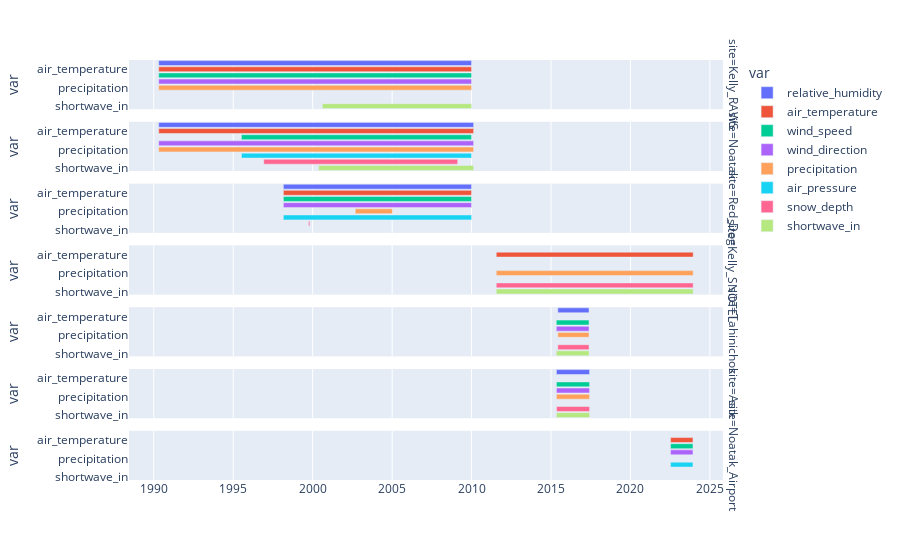

Notebook source saved alongside this figure:
### Code cell
fig=px.timeline(sites_minmax.loc[sites_minmax['var'].isin(needed_vars)].sort_values(['min', 'site']),
                  x_start='min',
                  x_end='max',
                  y='var',
                  color='var',
                  facet_row='site',
                  height=1200)
fig.write_image('NorthernSiteCoverage.jpg')
fig.show()

### Figure 1 — Plotly figure (JSON) as saved in the notebook; plotly's stock layout.template omitted (floating-point values rounded to 4 significant figures)
{"data": [{"alignmentgroup": "True", "base": ["1990-04-23T16:00:00+00:00"], "hovertemplate": "var=%{y}<br>site=Kelly_RAWS<br>min=%{base}<br>max=%{x}<extra></extra>", "legendgroup": "relative_humidity", "marker": {"color": "#636efa", "pattern": {"shape": ""}}, "name": "relative_humidity", "offsetgroup": "relative_humidity", "orientation": "h", "showlegend": true, "textposition": "auto", "type": "bar", "x": [621446400000], "xaxis": "x7", "y": ["relative_humidity"], "yaxis": "y7"}, {"alignmentgroup": "True", "base": ["1990-04-23T18:00:00+00:00"], "hovertemplate": "var=%{y}<br>site=Noatak<br>min=%{base}<br>max=%{x}<extra></extra>", "legendgroup": "relative_humidity", "marker": {"color": "#636efa", "pattern": {"shape": ""}}, "name": "relative_humidity", "offsetgroup": "relative_humidity", "orientation": "h", "showlegend": false, "textposition": "auto", "type": "bar", "x": [625521600000], "xaxis": "x6", "y": ["relative_humidity"], "yaxis": "y6"}, {"alignmentgroup": "True", "base": ["1998-02-26T19:00:00+00:00"], "hovertemplate": "var=%{y}<br>site=Red_Dog<br>min=%{base}<br>max=%{x}<extra></extra>", "legendgroup": "relative_humidity", "marker": {"color": "#636efa", "pattern": {"shape": ""}}, "name": "relative_humidity", "offsetgroup": "relative_humidity", "orientation": "h", "showlegend": false, "textposition": "auto", "type": "bar", "x": [373770000000], "xaxis": "x5", "y": ["relative_humidity"], "yaxis": "y5"}, {"alignmentgroup": "True", "base": ["2015-06-06T22:00:00+00:00"], "hovertemplate": "var=%{y}<br>site=Tahinichok<br>min=%{base}<br>max=%{x}<extra></extra>", "legendgroup": "relative_humidity", "marker": {"color": "#636efa", "pattern": {"shape": ""}}, "name": "relative_humidity", "offsetgroup": "relative_humidity", "orientation": "h", "showlegend": false, "textposition": "auto", "type": "bar", "x": [61984800000], "xaxis": "x3", "y": ["relative_humidity"], "yaxis": "y3"}, {"alignmentgroup": "True", "base": ["2015-05-05T14:00:00+00:00"], "hovertemplate": "var=%{y}<br>site=Asik<br>min=%{base}<br>max=%{x}<extra></extra>", "legendgroup": "relative_humidity", "marker": {"color": "#636efa", "pattern": {"shape": ""}}, "name": "relative_humidity", "offsetgroup": "relative_humidity", "orientation": "h", "showlegend": false, "textposition": "auto", "type": "bar", "x": [65854800000], "xaxis": "x2", "y": ["relative_humidity"], "yaxis": "y2"}, {"alignmentgroup": "True", "base": ["1990-04-23T16:00:00+00:00"], "hovertemplate": "var=%{y}<br>site=Kelly_RAWS<br>min=%{base}<br>max=%{x}<extra></extra>", "legendgroup": "air_temperature", "marker": {"color": "#EF553B", "pattern": {"shape": ""}}, "name": "air_temperature", "offsetgroup": "air_temperature", "orientation": "h", "showlegend": true, "textposition": "auto", "type": "bar", "x": [621446400000], "xaxis": "x7", "y": ["air_temperature"], "yaxis": "y7"}, {"alignmentgroup": "True", "base": ["1990-04-23T18:00:00+00:00"], "hovertemplate": "var=%{y}<br>site=Noatak<br>min=%{base}<br>max=%{x}<extra></extra>", "legendgroup": "air_temperature", "marker": {"color": "#EF553B", "pattern": {"shape": ""}}, "name": "air_temperature", "offsetgroup": "air_temperature", "orientation": "h", "showlegend": false, "textposition": "auto", "type": "bar", "x": [625521600000], "xaxis": "x6", "y": ["air_temperature"], "yaxis": "y6"}, {"alignmentgroup": "True", "base": ["1998-02-26T19:00:00+00:00"], "hovertemplate": "var=%{y}<br>site=Red_Dog<br>min=%{base}<br>max=%{x}<extra></extra>", "legendgroup": "air_temperature", "marker": {"color": "#EF553B", "pattern": {"shape": ""}}, "name": "air_temperature", "offsetgroup": "air_temperature", "orientation": "h", "showlegend": false, "textposition": "auto", "type": "bar", "x": [373770000000], "xaxis": "x5", "y": ["air_temperature"], "yaxis": "y5"}, {"alignmentgroup": "True", "base": ["2011-07-22T16:00:00+00:00"], "hovertemplate": "var=%{y}<br>site=Kelly_SNOTEL<br>min=%{base}<br>max=%{x}<extra></extra>", "legendgroup": "air_temperature", "marker": {"color": "#EF553B", "pattern": {"shape": ""}}, "name": "air_temperature", "offsetgroup": "air_temperature", "orientation": "h", "showlegend": false, "textposition": "auto", "type": "bar", "x": [391140000000], "xaxis": "x4", "y": ["air_temperature"], "yaxis": "y4"}, {"alignmentgroup": "True", "base": ["2015-05-03T00:00:00+00:00"], "hovertemplate": "var=%{y}<br>site=Tahinichok<br>min=%{base}<br>max=%{x}<extra></extra>", "legendgroup": "air_temperature", "marker": {"color": "#EF553B", "pattern": {"shape": ""}}, "name": "air_temperature", "offsetgroup": "air_temperature", "orientation": "h", "showlegend": false, "textposition": "auto", "type": "bar", "x": [190800000], "xaxis": "x3", "y": ["air_temperature"], "yaxis": "y3"}, {"alignmentgroup": "True", "base": ["2022-07-11T21:26:00+00:00"], "hovertemplate": "var=%{y}<br>site=Noatak_Airport<br>min=%{base}<br>max=%{x}<extra></extra>", "legendgroup": "air_temperature", "marker": {"color": "#EF553B", "pattern": {"shape": ""}}, "name": "air_temperature", "offsetgroup": "air_temperature", "orientation": "h", "showlegend": false, "textposition": "auto", "type": "bar", "x": [44479800000], "xaxis": "x", "y": ["air_temperature"], "yaxis": "y"}, {"alignmentgroup": "True", "base": ["1990-04-23T16:00:00+00:00"], "hovertemplate": "var=%{y}<br>site=Kelly_RAWS<br>min=%{base}<br>max=%{x}<extra></extra>", "legendgroup": "wind_speed", "marker": {"color": "#00cc96", "pattern": {"shape": ""}}, "name": "wind_speed", "offsetgroup": "wind_speed", "orientation": "h", "showlegend": true, "textposition": "auto", "type": "bar", "x": [621446400000], "xaxis": "x7", "y": ["wind_speed"], "yaxis": "y7"}, {"alignmentgroup": "True", "base": ["1995-07-08T21:00:00+00:00"], "hovertemplate": "var=%{y}<br>site=Noatak<br>min=%{base}<br>max=%{x}<extra></extra>", "legendgroup": "wind_speed", "marker": {"color": "#00cc96", "pattern": {"shape": ""}}, "name": "wind_speed", "offsetgroup": "wind_speed", "orientation": "h", "showlegend": false, "textposition": "auto", "type": "bar", "x": [457065360000], "xaxis": "x6", "y": ["wind_speed"], "yaxis": "y6"}, {"alignmentgroup": "True", "base": ["1998-02-26T19:00:00+00:00"], "hovertemplate": "var=%{y}<br>site=Red_Dog<br>min=%{base}<br>max=%{x}<extra></extra>", "legendgroup": "wind_speed", "marker": {"color": "#00cc96", "pattern": {"shape": ""}}, "name": "wind_speed", "offsetgroup": "wind_speed", "orientation": "h", "showlegend": false, "textposition": "auto", "type": "bar", "x": [373770000000], "xaxis": "x5", "y": ["wind_speed"], "yaxis": "y5"}, {"alignmentgroup": "True", "base": ["2015-05-03T00:00:00+00:00"], "hovertemplate": "var=%{y}<br>site=Tahinichok<br>min=%{base}<br>max=%{x}<extra></extra>", "legendgroup": "wind_speed", "marker": {"color": "#00cc96", "pattern": {"shape": ""}}, "name": "wind_speed", "offsetgroup": "wind_speed", "orientation": "h", "showlegend": false, "textposition": "auto", "type": "bar", "x": [65001600000], "xaxis": "x3", "y": ["wind_speed"], "yaxis": "y3"}, {"alignmentgroup": "True", "base": ["2015-05-05T14:00:00+00:00"], "hovertemplate": "var=%{y}<br>site=Asik<br>min=%{base}<br>max=%{x}<extra></extra>", "legendgroup": "wind_speed", "marker": {"color": "#00cc96", "pattern": {"shape": ""}}, "name": "wind_speed", "offsetgroup": "wind_speed", "orientation": "h", "showlegend": false, "textposition": "auto", "type": "bar", "x": [65854800000], "xaxis": "x2", "y": ["wind_speed"], "yaxis": "y2"}, {"alignmentgroup": "True", "base": ["2022-07-11T21:26:00+00:00"], "hovertemplate": "var=%{y}<br>site=Noatak_Airport<br>min=%{base}<br>max=%{x}<extra></extra>", "legendgroup": "wind_speed", "marker": {"color": "#00cc96", "pattern": {"shape": ""}}, "name": "wind_speed", "offsetgroup": "wind_speed", "orientation": "h", "showlegend": false, "textposition": "auto", "type": "bar", "x": [44479800000], "xaxis": "x", "y": ["wind_speed"], "yaxis": "y"}, {"alignmentgroup": "True", "base": ["1990-04-23T16:00:00+00:00"], "hovertemplate": "var=%{y}<br>site=Kelly_RAWS<br>min=%{base}<br>max=%{x}<extra></extra>", "legendgroup": "wind_direction", "marker": {"color": "#ab63fa", "pattern": {"shape": ""}}, "name": "wind_direction", "offsetgroup": "wind_direction", "orientation": "h", "showlegend": true, "textposition": "auto", "type": "bar", "x": [621446400000], "xaxis": "x7", "y": ["wind_direction"], "yaxis": "y7"}, {"alignmentgroup": "True", "base": ["1990-04-23T18:00:00+00:00"], "hovertemplate": "var=%{y}<br>site=Noatak<br>min=%{base}<br>max=%{x}<extra></extra>", "legendgroup": "wind_direction", "marker": {"color": "#ab63fa", "pattern": {"shape": ""}}, "name": "wind_direction", "offsetgroup": "wind_direction", "orientation": "h", "showlegend": false, "textposition": "auto", "type": "bar", "x": [625521600000], "xaxis": "x6", "y": ["wind_direction"], "yaxis": "y6"}, {"alignmentgroup": "True", "base": ["1998-02-26T19:00:00+00:00"], "hovertemplate": "var=%{y}<br>site=Red_Dog<br>min=%{base}<br>max=%{x}<extra></extra>", "legendgroup": "wind_direction", "marker": {"color": "#ab63fa", "pattern": {"shape": ""}}, "name": "wind_direction", "offsetgroup": "wind_direction", "orientation": "h", "showlegend": false, "textposition": "auto", "type": "bar", "x": [373770000000], "xaxis": "x5", "y": ["wind_direction"], "yaxis": "y5"}, {"alignmentgroup": "True", "base": ["2015-05-03T00:00:00+00:00"], "hovertemplate": "var=%{y}<br>site=Tahinichok<br>min=%{base}<br>max=%{x}<extra></extra>", "legendgroup": "wind_direction", "marker": {"color": "#ab63fa", "pattern": {"shape": ""}}, "name": "wind_direction", "offsetgroup": "wind_direction", "orientation": "h", "showlegend": false, "textposition": "auto", "type": "bar", "x": [65001600000], "xaxis": "x3", "y": ["wind_direction"], "yaxis": "y3"}, {"alignmentgroup": "True", "base": ["2015-05-05T14:00:00+00:00"], "hovertemplate": "var=%{y}<br>site=Asik<br>min=%{base}<br>max=%{x}<extra></extra>", "legendgroup": "wind_direction", "marker": {"color": "#ab63fa", "pattern": {"shape": ""}}, "name": "wind_direction", "offsetgroup": "wind_direction", "orientation": "h", "showlegend": false, "textposition": "auto", "type": "bar", "x": [65854800000], "xaxis": "x2", "y": ["wind_direction"], "yaxis": "y2"}, {"alignmentgroup": "True", "base": ["2022-07-11T21:26:00+00:00"], "hovertemplate": "var=%{y}<br>site=Noatak_Airport<br>min=%{base}<br>max=%{x}<extra></extra>", "legendgroup": "wind_direction", "marker": {"color": "#ab63fa", "pattern": {"shape": ""}}, "name": "wind_direction", "offsetgroup": "wind_direction", "orientation": "h", "showlegend": false, "textposition": "auto", "type": "bar", "x": [44479800000], "xaxis": "x", "y": ["wind_direction"], "yaxis": "y"}, {"alignmentgroup": "True", "base": ["1990-04-23T17:00:00+00:00"], "hovertemplate": "var=%{y}<br>site=Kelly_RAWS<br>min=%{base}<br>max=%{x}<extra></extra>", "legendgroup": "precipitation", "marker": {"color": "#FFA15A", "pattern": {"shape": ""}}, "name": "precipitation", "offsetgroup": "precipitation", "orientation": "h", "showlegend": true, "textposition": "auto", "type": "bar", "x": [621442800000], "xaxis": "x7", "y": ["precipitation"], "yaxis": "y7"}, {"alignmentgroup": "True", "base": ["1990-04-23T19:00:00+00:00"], "hovertemplate": "var=%{y}<br>site=Noatak<br>min=%{base}<br>max=%{x}<extra></extra>", "legendgroup": "precipitation", "marker": {"color": "#FFA15A", "pattern": {"shape": ""}}, "name": "precipitation", "offsetgroup": "precipitation", "orientation": "h", "showlegend": false, "textposition": "auto", "type": "bar", "x": [625518000000], "xaxis": "x6", "y": ["precipitation"], "yaxis": "y6"}, {"alignmentgroup": "True", "base": ["2002-09-06T07:53:00+00:00"], "hovertemplate": "var=%{y}<br>site=Red_Dog<br>min=%{base}<br>max=%{x}<extra></extra>", "legendgroup": "precipitation", "marker": {"color": "#FFA15A", "pattern": {"shape": ""}}, "name": "precipitation", "offsetgroup": "precipitation", "orientation": "h", "showlegend": false, "textposition": "auto", "type": "bar", "x": [73717200000], "xaxis": "x5", "y": ["precipitation"], "yaxis": "y5"}, {"alignmentgroup": "True", "base": ["2011-07-22T16:00:00+00:00"], "hovertemplate": "var=%{y}<br>site=Kelly_SNOTEL<br>min=%{base}<br>max=%{x}<extra></extra>", "legendgroup": "precipitation", "marker": {"color": "#FFA15A", "pattern": {"shape": ""}}, "name": "precipitation", "offsetgroup": "precipitation", "orientation": "h", "showlegend": false, "textposition": "auto", "type": "bar", "x": [391140000000], "xaxis": "x4", "y": ["precipitation"], "yaxis": "y4"}, {"alignmentgroup": "True", "base": ["2015-06-06T21:00:00+00:00"], "hovertemplate": "var=%{y}<br>site=Tahinichok<br>min=%{base}<br>max=%{x}<extra></extra>", "legendgroup": "precipitation", "marker": {"color": "#FFA15A", "pattern": {"shape": ""}}, "name": "precipitation", "offsetgroup": "precipitation", "orientation": "h", "showlegend": false, "textposition": "auto", "type": "bar", "x": [61988400000], "xaxis": "x3", "y": ["precipitation"], "yaxis": "y3"}, {"alignmentgroup": "True", "base": ["2015-05-05T14:00:00+00:00"], "hovertemplate": "var=%{y}<br>site=Asik<br>min=%{base}<br>max=%{x}<extra></extra>", "legendgroup": "precipitation", "marker": {"color": "#FFA15A", "pattern": {"shape": ""}}, "name": "precipitation", "offsetgroup": "precipitation", "orientation": "h", "showlegend": false, "textposition": "auto", "type": "bar", "x": [65854800000], "xaxis": "x2", "y": ["precipitation"], "yaxis": "y2"}, {"alignmentgroup": "True", "base": ["1995-07-08T21:00:00+00:00"], "hovertemplate": "var=%{y}<br>site=Noatak<br>min=%{base}<br>max=%{x}<extra></extra>", "legendgroup": "air_pressure", "marker": {"color": "#19d3f3", "pattern": {"shape": ""}}, "name": "air_pressure", "offsetgroup": "air_pressure", "orientation": "h", "showlegend": true, "textposition": "auto", "type": "bar", "x": [457065360000], "xaxis": "x6", "y": ["air_pressure"], "yaxis": "y6"}, {"alignmentgroup": "True", "base": ["1998-02-26T19:00:00+00:00"], "hovertemplate": "var=%{y}<br>site=Red_Dog<br>min=%{base}<br>max=%{x}<extra></extra>", "legendgroup": "air_pressure", "marker": {"color": "#19d3f3", "pattern": {"shape": ""}}, "name": "air_pressure", "offsetgroup": "air_pressure", "orientation": "h", "showlegend": false, "textposition": "auto", "type": "bar", "x": [373770000000], "xaxis": "x5", "y": ["air_pressure"], "yaxis": "y5"}, {"alignmentgroup": "True", "base": ["2022-07-11T21:56:00+00:00"], "hovertemplate": "var=%{y}<br>site=Noatak_Airport<br>min=%{base}<br>max=%{x}<extra></extra>", "legendgroup": "air_pressure", "marker": {"color": "#19d3f3", "pattern": {"shape": ""}}, "name": "air_pressure", "offsetgroup": "air_pressure", "orientation": "h", "showlegend": false, "textposition": "auto", "type": "bar", "x": [44478000000], "xaxis": "x", "y": ["air_pressure"], "yaxis": "y"}, {"alignmentgroup": "True", "base": ["1996-12-02T21:00:00+00:00"], "hovertemplate": "var=%{y}<br>site=Noatak<br>min=%{base}<br>max=%{x}<extra></extra>", "legendgroup": "snow_depth", "marker": {"color": "#FF6692", "pattern": {"shape": ""}}, "name": "snow_depth", "offsetgroup": "snow_depth", "orientation": "h", "showlegend": true, "textposition": "auto", "type": "bar", "x": [385171200000], "xaxis": "x6", "y": ["snow_depth"], "yaxis": "y6"}, {"alignmentgroup": "True", "base": ["1999-09-29T20:58:00+00:00"], "hovertemplate": "var=%{y}<br>site=Red_Dog<br>min=%{base}<br>max=%{x}<extra></extra>", "legendgroup": "snow_depth", "marker": {"color": "#FF6692", "pattern": {"shape": ""}}, "name": "snow_depth", "offsetgroup": "snow_depth", "orientation": "h", "showlegend": false, "textposition": "auto", "type": "bar", "x": [2491320000], "xaxis": "x5", "y": ["snow_depth"], "yaxis": "y5"}, {"alignmentgroup": "True", "base": ["2011-07-22T16:00:00+00:00"], "hovertemplate": "var=%{y}<br>site=Kelly_SNOTEL<br>min=%{base}<br>max=%{x}<extra></extra>", "legendgroup": "snow_depth", "marker": {"color": "#FF6692", "pattern": {"shape": ""}}, "name": "snow_depth", "offsetgroup": "snow_depth", "orientation": "h", "showlegend": false, "textposition": "auto", "type": "bar", "x": [391140000000], "xaxis": "x4", "y": ["snow_depth"], "yaxis": "y4"}, {"alignmentgroup": "True", "base": ["2015-06-06T22:00:00+00:00"], "hovertemplate": "var=%{y}<br>site=Tahinichok<br>min=%{base}<br>max=%{x}<extra></extra>", "legendgroup": "snow_depth", "marker": {"color": "#FF6692", "pattern": {"shape": ""}}, "name": "snow_depth", "offsetgroup": "snow_depth", "orientation": "h", "showlegend": false, "textposition": "auto", "type": "bar", "x": [61984800000], "xaxis": "x3", "y": ["snow_depth"], "yaxis": "y3"}, {"alignmentgroup": "True", "base": ["2015-05-08T12:00:00+00:00"], "hovertemplate": "var=%{y}<br>site=Asik<br>min=%{base}<br>max=%{x}<extra></extra>", "legendgroup": "snow_depth", "marker": {"color": "#FF6692", "pattern": {"shape": ""}}, "name": "snow_depth", "offsetgroup": "snow_depth", "orientation": "h", "showlegend": false, "textposition": "auto", "type": "bar", "x": [65602800000], "xaxis": "x2", "y": ["snow_depth"], "yaxis": "y2"}, {"alignmentgroup": "True", "base": ["2000-08-10T20:00:00+00:00"], "hovertemplate": "var=%{y}<br>site=Kelly_RAWS<br>min=%{base}<br>max=%{x}<extra></extra>", "legendgroup": "shortwave_in", "marker": {"color": "#B6E880", "pattern": {"shape": ""}}, "name": "shortwave_in", "offsetgroup": "shortwave_in", "orientation": "h", "showlegend": true, "textposition": "auto", "type": "bar", "x": [296395200000], "xaxis": "x7", "y": ["shortwave_in"], "yaxis": "y7"}, {"alignmentgroup": "True", "base": ["2000-05-18T13:00:00+00:00"], "hovertemplate": "var=%{y}<br>site=Noatak<br>min=%{base}<br>max=%{x}<extra></extra>", "legendgroup": "shortwave_in", "marker": {"color": "#B6E880", "pattern": {"shape": ""}}, "name": "shortwave_in", "offsetgroup": "shortwave_in", "orientation": "h", "showlegend": false, "textposition": "auto", "type": "bar", "x": [307760400000], "xaxis": "x6", "y": ["shortwave_in"], "yaxis": "y6"}, {"alignmentgroup": "True", "base": ["2011-07-22T16:00:00+00:00"], "hovertemplate": "var=%{y}<br>site=Kelly_SNOTEL<br>min=%{base}<br>max=%{x}<extra></extra>", "legendgroup": "shortwave_in", "marker": {"color": "#B6E880", "pattern": {"shape": ""}}, "name": "shortwave_in", "offsetgroup": "shortwave_in", "orientation": "h", "showlegend": false, "textposition": "auto", "type": "bar", "x": [391136400000], "xaxis": "x4", "y": ["shortwave_in"], "yaxis": "y4"}, {"alignmentgroup": "True", "base": ["2015-05-03T00:00:00+00:00"], "hovertemplate": "var=%{y}<br>site=Tahinichok<br>min=%{base}<br>max=%{x}<extra></extra>", "legendgroup": "shortwave_in", "marker": {"color": "#B6E880", "pattern": {"shape": ""}}, "name": "shortwave_in", "offsetgroup": "shortwave_in", "orientation": "h", "showlegend": false, "textposition": "auto", "type": "bar", "x": [65001600000], "xaxis": "x3", "y": ["shortwave_in"], "yaxis": "y3"}, {"alignmentgroup": "True", "base": ["2015-05-05T14:00:00+00:00"], "hovertemplate": "var=%{y}<br>site=Asik<br>min=%{base}<br>max=%{x}<extra></extra>", "legendgroup": "shortwave_in", "marker": {"color": "#B6E880", "pattern": {"shape": ""}}, "name": "shortwave_in", "offsetgroup": "shortwave_in", "orientation": "h", "showlegend": false, "textposition": "auto", "type": "bar", "x": [65854800000], "xaxis": "x2", "y": ["shortwave_in"], "yaxis": "y2"}], "layout": {"annotations": [{"font": {}, "showarrow": false, "text": "site=Noatak_Airport", "textangle": 90, "x": 0.98, "xanchor": "left", "xref": "paper", "y": 0.05857, "yanchor": "middle", "yref": "paper"}, {"font": {}, "showarrow": false, "text": "site=Asik", "textangle": 90, "x": 0.98, "xanchor": "left", "xref": "paper", "y": 0.2057, "yanchor": "middle", "yref": "paper"}, {"font": {}, "showarrow": false, "text": "site=Tahinichok", "textangle": 90, "x": 0.98, "xanchor": "left", "xref": "paper", "y": 0.3529, "yanchor": "middle", "yref": "paper"}, {"font": {}, "showarrow": false, "text": "site=Kelly_SNOTEL", "textangle": 90, "x": 0.98, "xanchor": "left", "xref": "paper", "y": 0.5, "yanchor": "middle", "yref": "paper"}, {"font": {}, "showarrow": false, "text": "site=Red_Dog", "textangle": 90, "x": 0.98, "xanchor": "left", "xref": "paper", "y": 0.6471, "yanchor": "middle", "yref": "paper"}, {"font": {}, "showarrow": false, "text": "site=Noatak", "textangle": 90, "x": 0.98, "xanchor": "left", "xref": "paper", "y": 0.7943, "yanchor": "middle", "yref": "paper"}, {"font": {}, "showarrow": false, "text": "site=Kelly_RAWS", "textangle": 90, "x": 0.98, "xanchor": "left", "xref": "paper", "y": 0.9414, "yanchor": "middle", "yref": "paper"}], "autosize": true, "barmode": "overlay", "legend": {"title": {"text": "var"}, "tracegroupgap": 0}, "margin": {"t": 60}, "xaxis": {"anchor": "y", "autorange": true, "domain": [0, 0.98], "range": ["1988-06-10 01:13:20", "2025-10-26 08:46:40"], "type": "date"}, "xaxis2": {"anchor": "y2", "autorange": true, "domain": [0, 0.98], "matches": "x", "range": ["1988-06-10 01:13:20", "2025-10-26 08:46:40"], "showticklabels": false, "type": "date"}, "xaxis3": {"anchor": "y3", "autorange": true, "domain": [0, 0.98], "matches": "x", "range": ["1988-06-10 01:13:20", "2025-10-26 08:46:40"], "showticklabels": false, "type": "date"}, "xaxis4": {"anchor": "y4", "autorange": true, "domain": [0, 0.98], "matches": "x", "range": ["1988-06-10 01:13:20", "2025-10-26 08:46:40"], "showticklabels": false, "type": "date"}, "xaxis5": {"anchor": "y5", "autorange": true, "domain": [0, 0.98], "matches": "x", "range": ["1988-06-10 01:13:20", "2025-10-26 08:46:40"], "showticklabels": false, "type": "date"}, "xaxis6": {"anchor": "y6", "autorange": true, "domain": [0, 0.98], "matches": "x", "range": ["1988-06-10 01:13:20", "2025-10-26 08:46:40"], "showticklabels": false, "type": "date"}, "xaxis7": {"anchor": "y7", "autorange": true, "domain": [0, 0.98], "matches": "x", "range": ["1988-06-10 01:13:20", "2025-10-26 08:46:40"], "showticklabels": false, "type": "date"}, "yaxis": {"anchor": "x", "autorange": true, "categoryarray": ["shortwave_in", "snow_depth", "air_pressure", "precipitation", "wind_direction", "wind_speed", "air_temperature", "relative_humidity"], "categoryorder": "array", "domain": [0, 0.1171], "range": [-0.5, 7.5], "title": {"text": "var"}, "type": "category"}, "yaxis2": {"anchor": "x2", "autorange": true, "categoryarray": ["shortwave_in", "snow_depth", "air_pressure", "precipitation", "wind_direction", "wind_speed", "air_temperature", "relative_humidity"], "categoryorder": "array", "domain": [0.1471, 0.2643], "matches": "y", "range": [-0.5, 7.5], "title": {"text": "var"}, "type": "category"}, "yaxis3": {"anchor": "x3", "autorange": true, "categoryarray": ["shortwave_in", "snow_depth", "air_pressure", "precipitation", "wind_direction", "wind_speed", "air_temperature", "relative_humidity"], "categoryorder": "array", "domain": [0.2943, 0.4114], "matches": "y", "range": [-0.5, 7.5], "title": {"text": "var"}, "type": "category"}, "yaxis4": {"anchor": "x4", "autorange": true, "categoryarray": ["shortwave_in", "snow_depth", "air_pressure", "precipitation", "wind_direction", "wind_speed", "air_temperature", "relative_humidity"], "categoryorder": "array", "domain": [0.4414, 0.5586], "matches": "y", "range": [-0.5, 7.5], "title": {"text": "var"}, "type": "category"}, "yaxis5": {"anchor": "x5", "autorange": true, "categoryarray": ["shortwave_in", "snow_depth", "air_pressure", "precipitation", "wind_direction", "wind_speed", "air_temperature", "relative_humidity"], "categoryorder": "array", "domain": [0.5886, 0.7057], "matches": "y", "range": [-0.5, 7.5], "title": {"text": "var"}, "type": "category"}, "yaxis6": {"anchor": "x6", "autorange": true, "categoryarray": ["shortwave_in", "snow_depth", "air_pressure", "precipitation", "wind_direction", "wind_speed", "air_temperature", "relative_humidity"], "categoryorder": "array", "domain": [0.7357, 0.8529], "matches": "y", "range": [-0.5, 7.5], "title": {"text": "var"}, "type": "category"}, "yaxis7": {"anchor": "x7", "autorange": true, "categoryarray": ["shortwave_in", "snow_depth", "air_pressure", "precipitation", "wind_direction", "wind_speed", "air_temperature", "relative_humidity"], "categoryorder": "array", "domain": [0.8829, 1.0], "matches": "y", "range": [-0.5, 7.5], "title": {"text": "var"}, "type": "category"}}}
